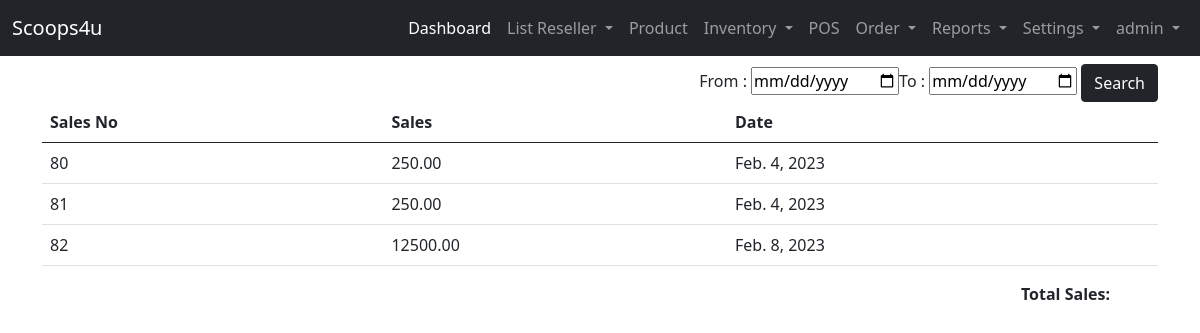
The app's page /user-site/reports/pos-sales/ (signed in), older data.
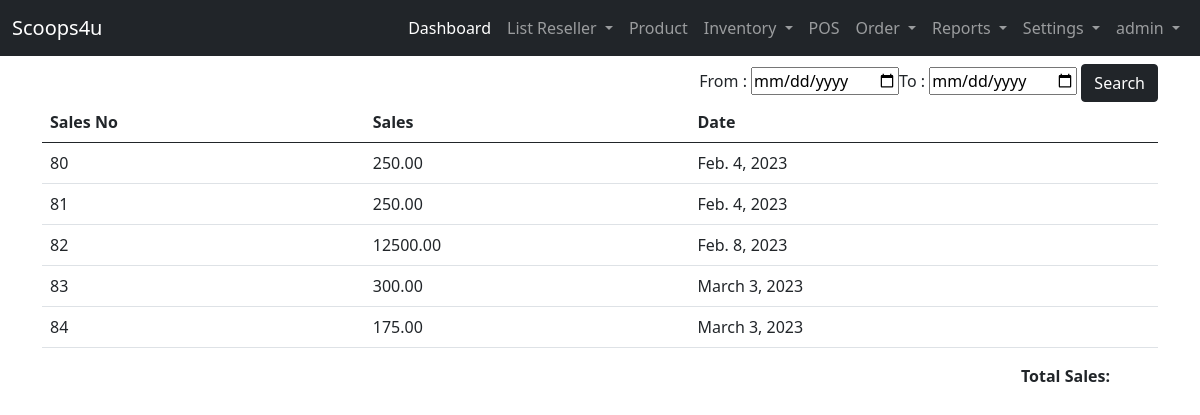
The same page, newer data.
### admin_site/models.py (models this page shows, shortened)
class Pos_Payment(models.Model):
    STATUS = (("Printed","Printed"),("not Print","not Print"))
    pos_user = models.CharField(max_length=200, null=False, default=None, verbose_name='Role')
    pos_no = models.CharField(max_length=200, null=True,  verbose_name='Pos No')
    pos_TotalAmount =  models.DecimalField( max_digits=12, decimal_places=2,null=True, verbose_name='Total Amount')
    pos_cash = models.BigIntegerField( null=True, verbose_name='Cash')
    pos_change =  models.DecimalField(  max_digits=12, decimal_places=2,null=True, verbose_name='Change')
    pos_status = models.CharField(max_length=250, null=True, choices=STATUS, verbose_name='Status')
    pos_date = models.DateField(default=timezone.now, verbose_name='Date')

### admin_site/views.py (the view)
# urls.py: path('reports/pos-sales/', views.report_pos_sales, name='report_pos_sales'),
@login_required(login_url='landing_page:login')
def report_pos_sales(request):
    pos_payment = Pos_Payment.objects.filter(pos_status = 'Printed')
    context = {
        'pos_payment':pos_payment
    }
    return render(request, 'admin_site/reports/pos_sales.html',context)

### templates/admin_site/reports/pos_sales.html
{% extends 'admin_site/base.html' %}
{% block content %}
    <div id="form-date" class="text-end">
    <form>
        From : <input type="date" >To : <input type="date" > <input type="submit" class="btn btn-dark text-center" value="Search" >
    </form>
    </div>
    <table class="table table-hover">
        <thead>
            <tr>
                <th>Sales No</th>
                <th>Sales</th>
                <th>Date</th>
            </tr>
        </thead>
            <tbody>
                {% for list in pos_payment %}
                <tr>
                    <td>{{ list.id }}</td>
                    <td>{{ list.pos_TotalAmount}}</td>
                    <td>{{ list.pos_date}}</td>
                </tr>
                {% endfor %}
            </tbody>
    </table>
    <div class="text-end px-5">
        <label style="font-weight: bolder;" > Total Sales:    </label>
    </div>
{% endblock content %}

Row changes from the older to the newer data that the page shows:
added Pos_Payment: id "83", pos_TotalAmount "300.00", pos_date "March 3, 2023"
added Pos_Payment: id "84", pos_TotalAmount "175.00", pos_date "March 3, 2023"
